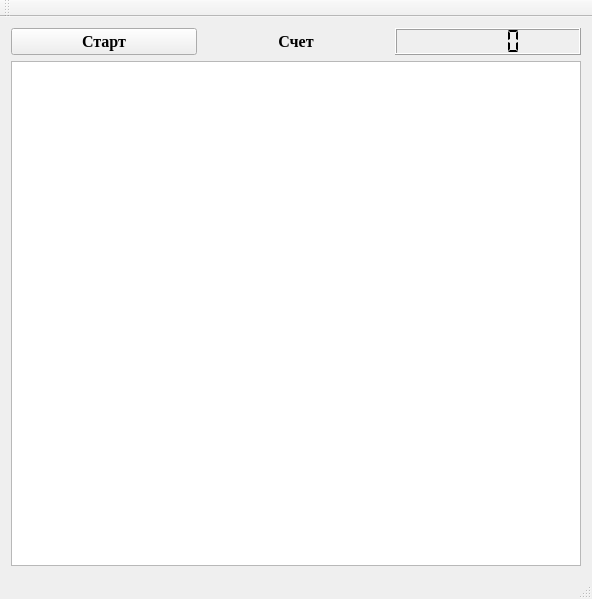
<?xml version="1.0" encoding="UTF-8"?>
<ui version="4.0">
 <class>GameField</class>
 <widget class="QMainWindow" name="GameField">
  <property name="geometry">
   <rect>
    <x>0</x>
    <y>0</y>
    <width>592</width>
    <height>599</height>
   </rect>
  </property>
  <property name="windowTitle">
   <string>GameField</string>
  </property>
  <widget class="QWidget" name="centralWidget">
   <layout class="QGridLayout" name="gridLayout">
    <item row="1" column="0" colspan="3">
     <widget class="QGraphicsView" name="graphicsView">
      <property name="focusPolicy">
       <enum>Qt::NoFocus</enum>
      </property>
     </widget>
    </item>
    <item row="0" column="0">
     <widget class="QPushButton" name="pushButton_StartGame">
      <property name="font">
       <font>
        <family>Times New Roman</family>
        <pointsize>12</pointsize>
        <weight>75</weight>
        <bold>true</bold>
       </font>
      </property>
      <property name="focusPolicy">
       <enum>Qt::NoFocus</enum>
      </property>
      <property name="text">
       <string>Старт</string>
      </property>
     </widget>
    </item>
    <item row="0" column="1">
     <widget class="QLabel" name="label">
      <property name="font">
       <font>
        <family>Times New Roman</family>
        <pointsize>12</pointsize>
        <weight>75</weight>
        <bold>true</bold>
       </font>
      </property>
      <property name="contextMenuPolicy">
       <enum>Qt::ActionsContextMenu</enum>
      </property>
      <property name="layoutDirection">
       <enum>Qt::LeftToRight</enum>
      </property>
      <property name="text">
       <string>Счет</string>
      </property>
      <property name="alignment">
       <set>Qt::AlignCenter</set>
      </property>
     </widget>
    </item>
    <item row="0" column="2">
     <widget class="QLCDNumber" name="lcdNumber">
      <property name="font">
       <font>
        <family>Times New Roman</family>
        <pointsize>12</pointsize>
        <weight>75</weight>
        <bold>true</bold>
       </font>
      </property>
      <property name="layoutDirection">
       <enum>Qt::LeftToRight</enum>
      </property>
      <property name="autoFillBackground">
       <bool>true</bool>
      </property>
      <property name="segmentStyle">
       <enum>QLCDNumber::Flat</enum>
      </property>
     </widget>
    </item>
   </layout>
  </widget>
  <widget class="QMenuBar" name="menuBar">
   <property name="geometry">
    <rect>
     <x>0</x>
     <y>0</y>
     <width>592</width>
     <height>21</height>
    </rect>
   </property>
  </widget>
  <widget class="QToolBar" name="mainToolBar">
   <attribute name="toolBarArea">
    <enum>TopToolBarArea</enum>
   </attribute>
   <attribute name="toolBarBreak">
    <bool>false</bool>
   </attribute>
  </widget>
  <widget class="QStatusBar" name="statusBar"/>
 </widget>
 <layoutdefault spacing="6" margin="11"/>
 <resources/>
 <connections/>
</ui>
